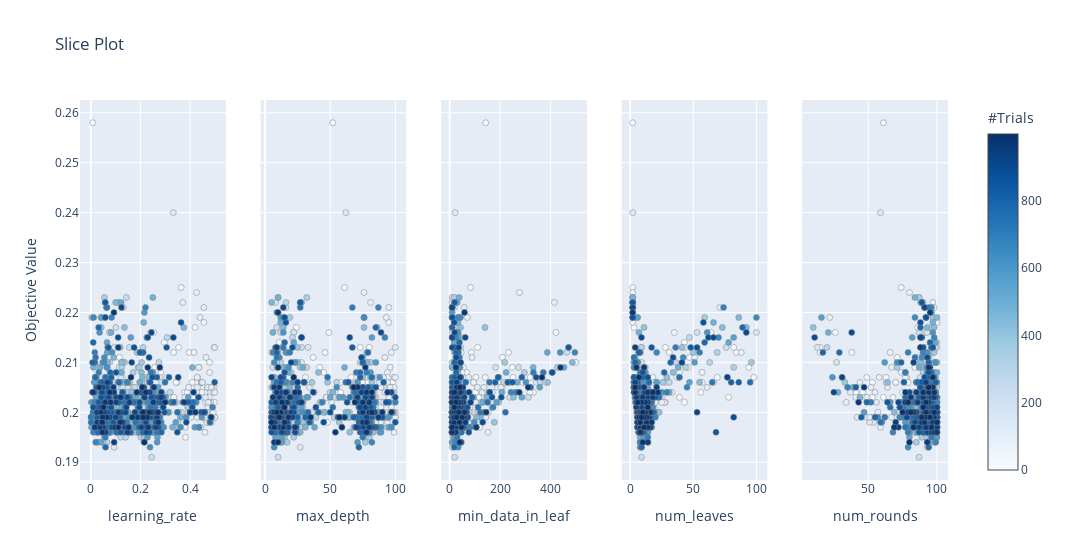

Source (notebook cell):
### Code cell
key_params = ['num_leaves', 'min_data_in_leaf', 'num_rounds', 'learning_rate', 'max_depth']
plot_slice(study, params = key_params).show()

### Figure 1 — Plotly figure (JSON) as saved in the notebook; plotly's stock layout.template omitted (floating-point values rounded to 4 significant figures; data arrays with more than 128 entries replaced by an {"elided": "..."} marker saying what was removed)
{"data": [{"marker": {"color": {"elided": "1000 int values"}, "colorbar": {"title": {"text": "#Trials"}, "x": 1, "xpad": 40}, "colorscale": [[0, "rgb(247,251,255)"], [0.125, "rgb(222,235,247)"], [0.25, "rgb(198,219,239)"], [0.375, "rgb(158,202,225)"], [0.5, "rgb(107,174,214)"], [0.625, "rgb(66,146,198)"], [0.75, "rgb(33,113,181)"], [0.875, "rgb(8,81,156)"], [1, "rgb(8,48,107)"]], "line": {"color": "Grey", "width": 0.5}, "showscale": true}, "mode": "markers", "showlegend": false, "type": "scatter", "x": {"elided": "1000 float values"}, "xaxis": "x", "y": {"elided": "1000 float values"}, "yaxis": "y"}, {"marker": {"color": {"elided": "1000 int values"}, "colorbar": {"title": {"text": "#Trials"}, "x": 1, "xpad": 40}, "colorscale": [[0, "rgb(247,251,255)"], [0.125, "rgb(222,235,247)"], [0.25, "rgb(198,219,239)"], [0.375, "rgb(158,202,225)"], [0.5, "rgb(107,174,214)"], [0.625, "rgb(66,146,198)"], [0.75, "rgb(33,113,181)"], [0.875, "rgb(8,81,156)"], [1, "rgb(8,48,107)"]], "line": {"color": "Grey", "width": 0.5}, "showscale": false}, "mode": "markers", "showlegend": false, "type": "scatter", "x": {"elided": "1000 int values"}, "xaxis": "x2", "y": {"elided": "1000 float values"}, "yaxis": "y2"}, {"marker": {"color": {"elided": "1000 int values"}, "colorbar": {"title": {"text": "#Trials"}, "x": 1, "xpad": 40}, "colorscale": [[0, "rgb(247,251,255)"], [0.125, "rgb(222,235,247)"], [0.25, "rgb(198,219,239)"], [0.375, "rgb(158,202,225)"], [0.5, "rgb(107,174,214)"], [0.625, "rgb(66,146,198)"], [0.75, "rgb(33,113,181)"], [0.875, "rgb(8,81,156)"], [1, "rgb(8,48,107)"]], "line": {"color": "Grey", "width": 0.5}, "showscale": false}, "mode": "markers", "showlegend": false, "type": "scatter", "x": {"elided": "1000 int values"}, "xaxis": "x3", "y": {"elided": "1000 float values"}, "yaxis": "y3"}, {"marker": {"color": {"elided": "1000 int values"}, "colorbar": {"title": {"text": "#Trials"}, "x": 1, "xpad": 40}, "colorscale": [[0, "rgb(247,251,255)"], [0.125, "rgb(222,235,247)"], [0.25, "rgb(198,219,239)"], [0.375, "rgb(158,202,225)"], [0.5, "rgb(107,174,214)"], [0.625, "rgb(66,146,198)"], [0.75, "rgb(33,113,181)"], [0.875, "rgb(8,81,156)"], [1, "rgb(8,48,107)"]], "line": {"color": "Grey", "width": 0.5}, "showscale": false}, "mode": "markers", "showlegend": false, "type": "scatter", "x": {"elided": "1000 int values"}, "xaxis": "x4", "y": {"elided": "1000 float values"}, "yaxis": "y4"}, {"marker": {"color": {"elided": "1000 int values"}, "colorbar": {"title": {"text": "#Trials"}, "x": 1, "xpad": 40}, "colorscale": [[0, "rgb(247,251,255)"], [0.125, "rgb(222,235,247)"], [0.25, "rgb(198,219,239)"], [0.375, "rgb(158,202,225)"], [0.5, "rgb(107,174,214)"], [0.625, "rgb(66,146,198)"], [0.75, "rgb(33,113,181)"], [0.875, "rgb(8,81,156)"], [1, "rgb(8,48,107)"]], "line": {"color": "Grey", "width": 0.5}, "showscale": false}, "mode": "markers", "showlegend": false, "type": "scatter", "x": {"elided": "1000 int values"}, "xaxis": "x5", "y": {"elided": "1000 float values"}, "yaxis": "y5"}], "layout": {"title": {"text": "Slice Plot"}, "width": 1500, "xaxis": {"anchor": "y", "domain": [0, 0.168], "title": {"text": "learning_rate"}}, "xaxis2": {"anchor": "y2", "domain": [0.208, 0.376], "title": {"text": "max_depth"}}, "xaxis3": {"anchor": "y3", "domain": [0.416, 0.584], "title": {"text": "min_data_in_leaf"}}, "xaxis4": {"anchor": "y4", "domain": [0.624, 0.792], "title": {"text": "num_leaves"}}, "xaxis5": {"anchor": "y5", "domain": [0.832, 1], "title": {"text": "num_rounds"}}, "yaxis": {"anchor": "x", "domain": [0, 1], "title": {"text": "Objective Value"}}, "yaxis2": {"anchor": "x2", "domain": [0, 1], "matches": "y", "showticklabels": false}, "yaxis3": {"anchor": "x3", "domain": [0, 1], "matches": "y", "showticklabels": false}, "yaxis4": {"anchor": "x4", "domain": [0, 1], "matches": "y", "showticklabels": false}, "yaxis5": {"anchor": "x5", "domain": [0, 1], "matches": "y", "showticklabels": false}}}
